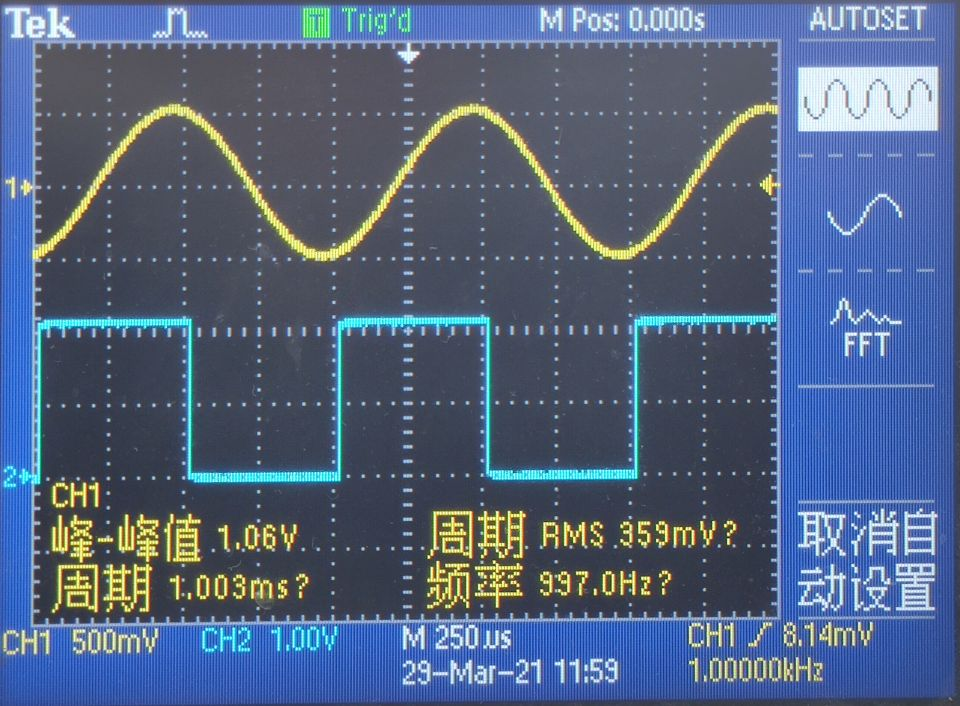
#> input picture template/pic/实验0.jpg, 960 x 706 px; its folder holds only this picture in this run
$ python resize.py
#> lines starting #> are read from the running program, lines starting #| are printed output that depends on the picture
import cv2
import os

files=os.listdir("pic")

for pic_name in files:
    print(pic_name)
    img=cv2.imread("pic/"+pic_name,-1)
#> img is the input picture: shape (706, 960, 3); mean B, G, R 128.2, 99.9, 83.3
    h,w=img.shape[:2]
#> h = 706; w = 960

    t=int(min(h/3,w/4))
#> t = 235
    size=(t*4,t*3)
#> size = (940, 705)
    new_img=255-cv2.resize(img,size,interpolation=cv2.INTER_AREA)
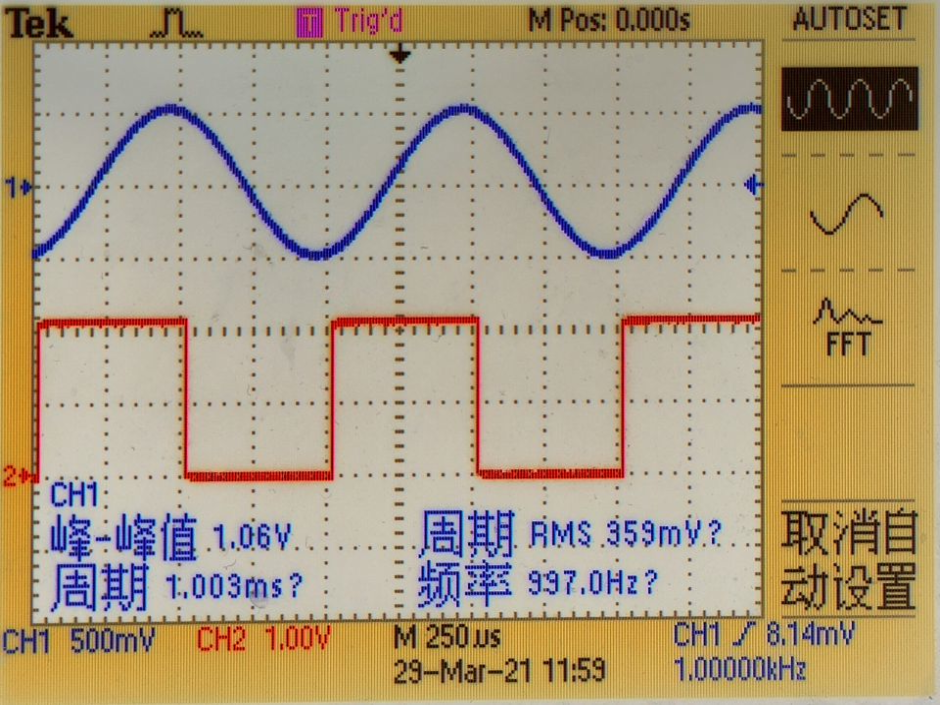
#> new_img: shape (705, 940, 3); mean B, G, R 126.8, 155.1, 171.7
    cv2.imwrite("pic/"+pic_name,new_img)
